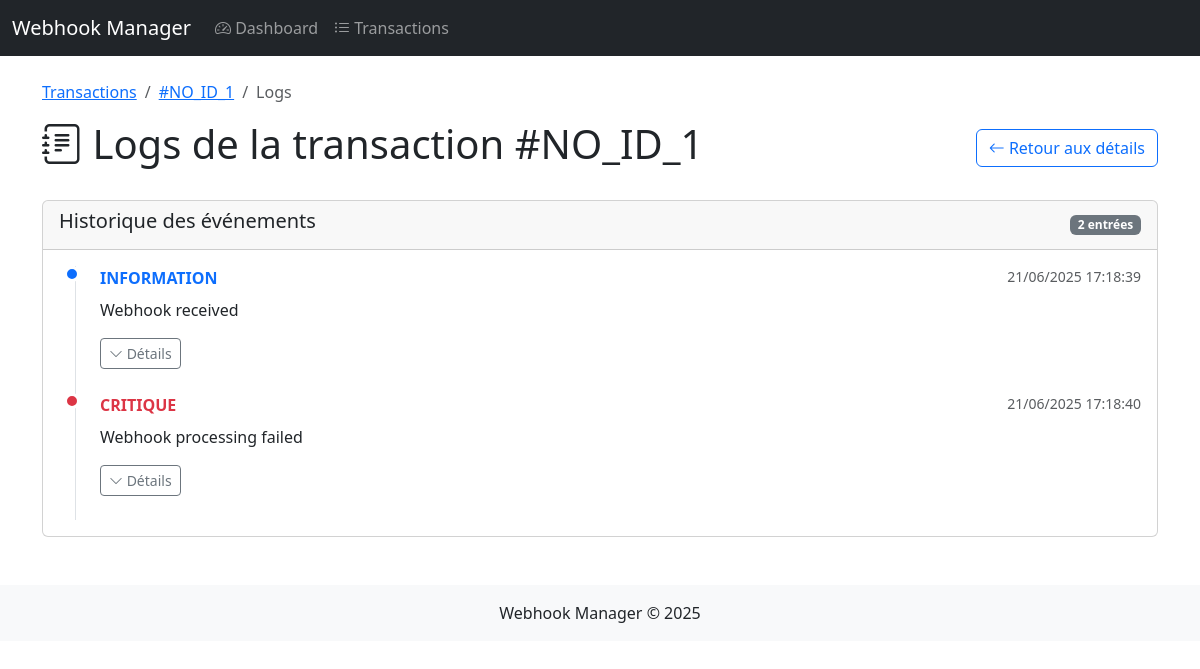
/transactions/1/logs/, run on the app's committed database.
### apps/webhook_app/models.py (models this page shows, shortened)
class WebhookTransaction(models.Model):
    STATUS_CHOICES = [
        ('received', 'Reçu'),
        ('processing', 'En traitement'),
        ('processed', 'Traité'),
        ('failed', 'Échoué'),
    ]
    transaction_id = models.CharField(max_length=255, unique=True)
    payload = models.JSONField()
    headers = models.JSONField()
    status = models.CharField(max_length=20, choices=STATUS_CHOICES, default='received')
    received_at = models.DateTimeField(default=timezone.now)
    processed_at = models.DateTimeField(null=True, blank=True)
    error_message = models.TextField(null=True, blank=True)

class TransactionLog(models.Model):
    LOG_LEVELS = [
        ('info', 'Information'),
        ('warning', 'Avertissement'),
        ('error', 'Erreur'),
        ('critical', 'Critique'),
    ]
    transaction = models.ForeignKey(WebhookTransaction, on_delete=models.CASCADE, related_name='logs')
    timestamp = models.DateTimeField(default=timezone.now)
    level = models.CharField(max_length=10, choices=LOG_LEVELS)
    message = models.TextField()
    details = models.JSONField(null=True, blank=True)
    class Meta:
        ordering = ['-timestamp']

### apps/webhook_app/views.py (the view)
# urls.py: path('transactions/<int:pk>/logs/', views.transaction_logs, name='transaction-logs'),
def transaction_logs(request, pk):
    transaction = get_object_or_404(WebhookTransaction, pk=pk)
    logs = transaction.logs.all().order_by('timestamp')
    for log in logs:
        try:
            log.details_json = json.dumps(log.details, indent=2)
        except:
            log.details_json = str(log.details)
    return render(request, 'webhook_app/transaction_logs.html', {
        'transaction': transaction,
        'logs': logs
    })

### templates/webhook_app/transaction_logs.html (shortened to what this page needs)
{% extends "webhook_app/base.html" %}
{% block content %}
<div class="row">
    <div class="col-md-12">
        <nav aria-label="breadcrumb">
            <ol class="breadcrumb">
                <li class="breadcrumb-item"><a href="{% url 'transaction-list' %}">Transactions</a></li>
                <li class="breadcrumb-item"><a href="{% url 'transaction-detail' transaction.id %}">#{{ transaction.transaction_id }}</a></li>
                <li class="breadcrumb-item active" aria-current="page">Logs</li>
            </ol>
        </nav>
        <div class="d-flex justify-content-between align-items-center mb-4">
            <h1>
                <i class="bi bi-journal-text"></i> Logs de la transaction #{{ transaction.transaction_id }}
            </h1>
            <a href="{% url 'transaction-detail' transaction.id %}" class="btn btn-outline-primary">
                <i class="bi bi-arrow-left"></i> Retour aux détails
            </a>
        </div>
        <div class="card">
            <div class="card-header">
                <div class="d-flex justify-content-between align-items-center">
                    <h5>Historique des événements</h5>
                    <span class="badge bg-secondary">{{ logs|length }} entrées</span>
                </div>
            </div>
            <div class="card-body">
                <div class="timeline">
                    {% for log in logs %}
                    <div class="timeline-item {% if log.level == 'error' or log.level == 'critical' %}timeline-item-danger{% elif log.level == 'warning' %}timeline-item-warning{% endif %}">
                        <div class="timeline-item-marker">
                            <div class="timeline-item-marker-indicator bg-{% if log.level == 'error' or log.level == 'critical' %}danger{% elif log.level == 'warning' %}warning{% else %}primary{% endif %}"></div>
                        </div>
                        <div class="timeline-item-content">
                            <div class="d-flex justify-content-between mb-2">
                                <span class="fw-bold text-{% if log.level == 'error' or log.level == 'critical' %}danger{% elif log.level == 'warning' %}warning{% else %}primary{% endif %}">
                                    {{ log.get_level_display|upper }}
                                </span>
                                <small class="text-muted">{{ log.timestamp|date:"d/m/Y H:i:s" }}</small>
                            </div>
                            <p>{{ log.message }}</p>
                            {% if log.details %}
                            <button class="btn btn-sm btn-outline-secondary" type="button" data-bs-toggle="collapse" data-bs-target="#logDetails{{ log.id }}">
                                <i class="bi bi-chevron-down"></i> Détails
                            </button>
                            {% endif %}
                        </div>
                    </div>
                    {% endfor %}
                </div>
            </div>
        </div>
    </div>
</div>
{% endblock %}

### templates/webhook_app/transaction_logs.html (style rules this page uses)
.timeline { position: relative; padding-left: 1rem; margin: 0 0 0 1rem; border-left: 1px solid #dee2e6; }
.timeline-item { position: relative; padding-bottom: 1.5rem; }
.timeline-item-marker { position: absolute; left: -1.75rem; top: 0; }
.timeline-item-marker-indicator { width: 1rem; height: 1rem; border-radius: 100%; border: 3px solid #fff; }
.timeline-item-content { padding-left: 0.5rem; }

### data on the page
TransactionLog: level "INFORMATION", timestamp "21/06/2025 17:18:39", message "Webhook received"
TransactionLog: level "CRITIQUE", timestamp "21/06/2025 17:18:40", message "Webhook processing failed"

### other printed values
{{ logs|length }} "2"
